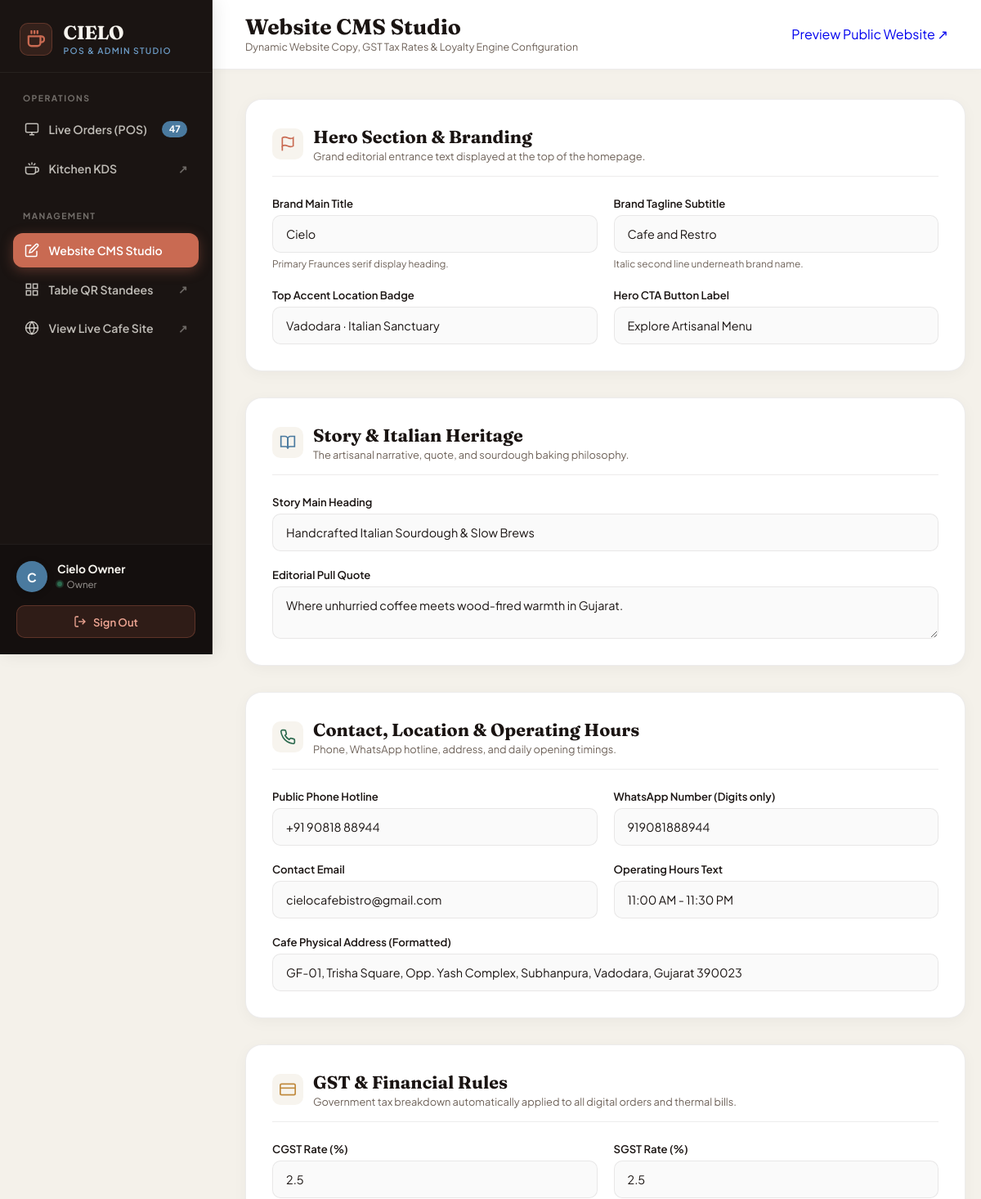
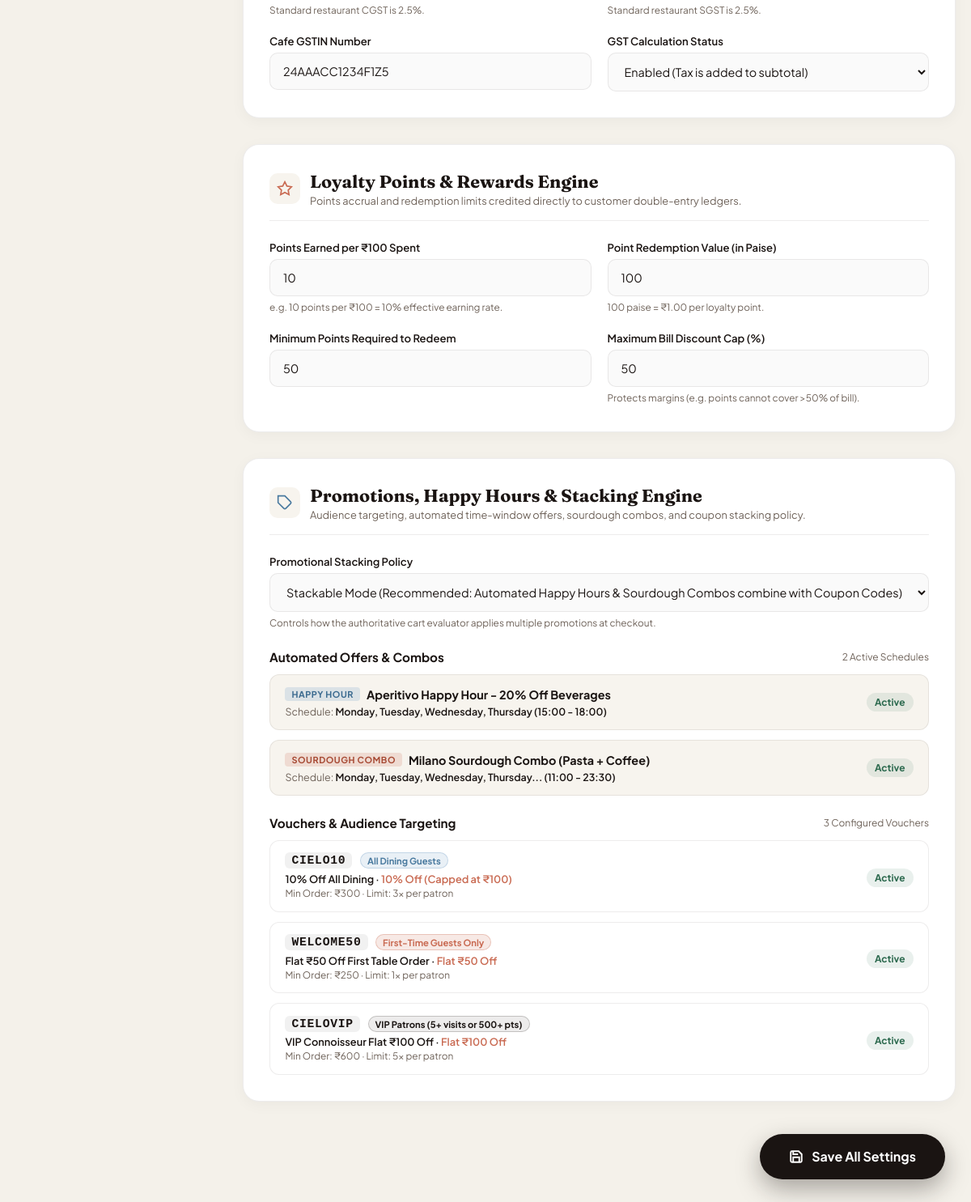
Screenshot of /admin/cms.php (signed in) with the database file from the repository (2 pictures, top to bottom).
### tables this page shows
CREATE TABLE `offers` (
  `id` INTEGER PRIMARY KEY AUTOINCREMENT,
  `title` TEXT NOT NULL,
  `type` TEXT NOT NULL,
  `rules_json` TEXT NOT NULL,
  `schedule_json` TEXT NULL,
  `banner_url` TEXT NULL,
  `priority` INTEGER NOT NULL DEFAULT 0,
  `is_active` INTEGER NOT NULL DEFAULT 1,
  `created_at` TEXT NOT NULL DEFAULT CURRENT_TIMESTAMP,
  `updated_at` TEXT NOT NULL DEFAULT CURRENT_TIMESTAMP
);

CREATE TABLE `coupons` (
  `id` INTEGER PRIMARY KEY AUTOINCREMENT,
  `code` TEXT NOT NULL UNIQUE,
  `title` TEXT NOT NULL,
  `type` TEXT NOT NULL DEFAULT 'percentage',
  `value` REAL NOT NULL,
  `min_order_paise` INTEGER NOT NULL DEFAULT 0,
  `max_discount_paise` INTEGER NOT NULL DEFAULT 0,
  `start_date` TEXT NOT NULL,
  `end_date` TEXT NOT NULL,
  `usage_limit_total` INTEGER NOT NULL DEFAULT 0,
  `usage_limit_per_user` INTEGER NOT NULL DEFAULT 1,
  `audience` TEXT NOT NULL DEFAULT 'all',
  `is_active` INTEGER NOT NULL DEFAULT 1,
  `created_at` TEXT NOT NULL DEFAULT CURRENT_TIMESTAMP,
  `updated_at` TEXT NOT NULL DEFAULT CURRENT_TIMESTAMP
);

### admin/cms.php (the view, shortened to what the rows shown need)
<?php
require_once __DIR__ . '/../app/bootstrap.php';
$couponsList = Coupon::all('id ASC');
$offersList = Offer::all('priority ASC, id ASC');
?>
<!DOCTYPE html>
<html lang="en">
<head>
</head>
<body>
  <div class="admin-main-wrapper">
    <header class="admin-topbar">
      <div class="topbar-title-wrap">
        <h1 class="topbar-heading">Website CMS Studio</h1>
      </div>
    </header>
    <main class="cms-content-area">
      <form method="POST" action="/admin/cms.php" id="cmsForm">
        <div class="studio-layout">
          <div class="form-sections">
            <div class="cms-card">
              <div class="section-header">
                <div>
                  <h2 class="section-title">Hero Section & Branding</h2>
                </div>
              </div>
            </div>
            <div class="cms-card">
              <div class="section-header">
                <div>
                  <h2 class="section-title">Story & Italian Heritage</h2>
                </div>
              </div>
            </div>
            <div class="cms-card">
              <div class="section-header">
                <div>
                  <h2 class="section-title">Contact, Location & Operating Hours</h2>
                </div>
              </div>
            </div>
            <div class="cms-card">
              <div class="section-header">
                <div>
                  <h2 class="section-title">GST & Financial Rules</h2>
                </div>
              </div>
            </div>
            <div class="cms-card">
              <div class="section-header">
                <div>
                  <h2 class="section-title">Loyalty Points & Rewards Engine</h2>
                </div>
              </div>
            </div>
            <div class="cms-card">
              <div class="section-header">
                <div>
                  <h2 class="section-title">Promotions, Happy Hours & Stacking Engine</h2>
                </div>
              </div>
              <div style="margin-top: 1.25rem;">
                <div style="display:flex; flex-direction:column; gap:0.75rem;">
                  <?php foreach ($offersList as $off): ?>
                    <?php
                      $sched = !empty($off['schedule_json']) ? json_decode($off['schedule_json'], true) : [];
                      $daysText = !empty($sched['days']) ? implode(', ', array_slice($sched['days'], 0, 4)) . (count($sched['days']) > 4 ? '...' : '') : 'Everyday';
                      $timeText = (!empty($sched['start_time']) && !empty($sched['end_time'])) ? ($sched['start_time'] . ' - ' . $sched['end_time']) : 'All Day';
                    ?>
                    <div style="background:var(--bg-cream); border:1px solid var(--border-warm); border-radius:12px; padding:0.9rem 1.15rem; display:flex; justify-content:space-between; align-items:center;">
                      <div>
                        <div style="display:flex; align-items:center; gap:0.5rem; margin-bottom:0.25rem;">
                          <span style="font-size:0.68rem; font-weight:700; text-transform:uppercase; letter-spacing:0.05em; padding:2px 8px; border-radius:4px; background:<?= $off['type'] === 'happy_hour' ? 'rgba(107, 154, 196, 0.2)' : 'rgba(201, 106, 82, 0.18)' ?>; color:<?= $off['type'] === 'happy_hour' ? '#3B6A8F' : '#A74A34' ?>;">
                            <?= $off['type'] === 'happy_hour' ? 'Happy Hour' : 'Sourdough Combo' ?>
                          </span>
                          <strong style="font-size:0.9rem; color:var(--text-espresso);"><?= e($off['title']) ?></strong>
                        </div>
                        <div style="font-size:0.78rem; color:var(--text-muted);">
                          Schedule: <span style="color:var(--text-espresso); font-weight:600;"><?= e($daysText) ?> (<?= e($timeText) ?>)</span>
                        </div>
                      </div>
                      <span style="font-size:0.75rem; font-weight:700; color:#2D6A4F; background:rgba(45,106,79,0.1); padding:4px 10px; border-radius:999px;">
                        Active
                      </span>
                    </div>
                  <?php endforeach; ?>
                </div>
              </div>
              <div style="margin-top: 1.5rem;">
                <div style="display:flex; flex-direction:column; gap:0.75rem;">
                  <?php foreach ($couponsList as $cp): ?>
                    <?php
                      $audBadgeColor = match($cp['audience']) {
                        'vip' => 'background:rgba(26,20,18,0.08); color:var(--text-espresso); border:1px solid rgba(26,20,18,0.2);',
                        'first_time' => 'background:rgba(201,106,82,0.15); color:var(--accent-terracotta); border:1px solid rgba(201,106,82,0.3);',
                        default => 'background:rgba(107,154,196,0.15); color:var(--accent-sky-deep); border:1px solid rgba(107,154,196,0.3);',
                      };
                      $audLabel = match($cp['audience']) {
                        'vip' => 'VIP Patrons (5+ visits or 500+ pts)',
                        'first_time' => 'First-Time Guests Only',
                        default => 'All Dining Guests',
                      };
                      $discountDisplay = ($cp['type'] === 'percentage')
                        ? ($cp['value'] . '% Off (Capped at ₹' . ($cp['max_discount_paise'] / 100) . ')')
                        : ('Flat ₹' . $cp['value'] . ' Off');
                    ?>
                    <div style="background:#FFFFFF; border:1px solid var(--border-warm); border-radius:12px; padding:0.9rem 1.15rem; display:flex; justify-content:space-between; align-items:center;">
                      <div>
                        <div style="display:flex; align-items:center; gap:0.6rem; margin-bottom:0.3rem;">
                          <span style="font-family:monospace; font-weight:800; font-size:0.92rem; background:rgba(26,20,18,0.06); padding:2px 8px; border-radius:6px; letter-spacing:0.05em; color:var(--text-espresso);">
                            <?= e($cp['code']) ?>
                          </span>
                          <span style="font-size:0.7rem; font-weight:700; padding:2px 8px; border-radius:999px; <?= $audBadgeColor ?>">
                            <?= e($audLabel) ?>
                          </span>
                        </div>
                        <div style="font-size:0.8rem; color:var(--text-espresso); font-weight:600;">
                          <?= e($cp['title']) ?> &middot; <span style="color:var(--accent-terracotta);"><?= e($discountDisplay) ?></span>
                        </div>
                        <div style="font-size:0.74rem; color:var(--text-muted); margin-top:2px;">
                          Min Order: ₹<?= number_format($cp['min_order_paise'] / 100) ?> &middot; Limit: <?= $cp['usage_limit_per_user'] ?>x per patron
                        </div>
                      </div>
                      <div style="text-align:right;">
                        <span style="font-size:0.75rem; font-weight:700; color:#2D6A4F; background:rgba(45,106,79,0.1); padding:4px 10px; border-radius:999px;">
                          <?= (!empty($cp['is_active'])) ? 'Active' : 'Inactive' ?>
                        </span>
                      </div>
                    </div>
                  <?php endforeach; ?>
                </div>
              </div>
            </div>
          </div>
        </div>
      </form>
    </main>
  </div>
</body>
</html>

### rows the page displays
offers: type "HAPPY HOUR", title "Aperitivo Happy Hour - 20% Off Beverages", schedule_json "Monday, Tuesday, Wednesday, Thursday", schedule_json "15:00 - 18:00"
offers: type "SOURDOUGH COMBO", title "Milano Sourdough Combo (Pasta + Coffee)", schedule_json "Monday, Tuesday, Wednesday, Thursday...", schedule_json "11:00 - 23:30"
coupons: code "CIELO10", audience "All Dining Guests", title "10% Off All Dining", discountDisplay "10% Off (Capped at ₹100)", $cp['min_order_paise']/100 "300", usage_limit_per_user "3", is_active "Active"
coupons: code "WELCOME50", audience "First-Time Guests Only", title "Flat ₹50 Off First Table Order", discountDisplay "Flat ₹50 Off", $cp['min_order_paise']/100 "250", usage_limit_per_user "1", is_active "Active"
coupons: code "CIELOVIP", audience "VIP Patrons (5+ visits or 500+ pts)", title "VIP Connoisseur Flat ₹100 Off", discountDisplay "Flat ₹100 Off", $cp['min_order_paise']/100 "600", usage_limit_per_user "5", is_active "Active"

### other values shown
$activeOrdersCount "47"
substr((string)($staffUser['name'] ?? 'U'), 0, 1) "C"
$staffUser['name'] "Cielo Owner"
$staffUser['role'] "Owner"
count($offersList) "2"
count($couponsList) "3"
